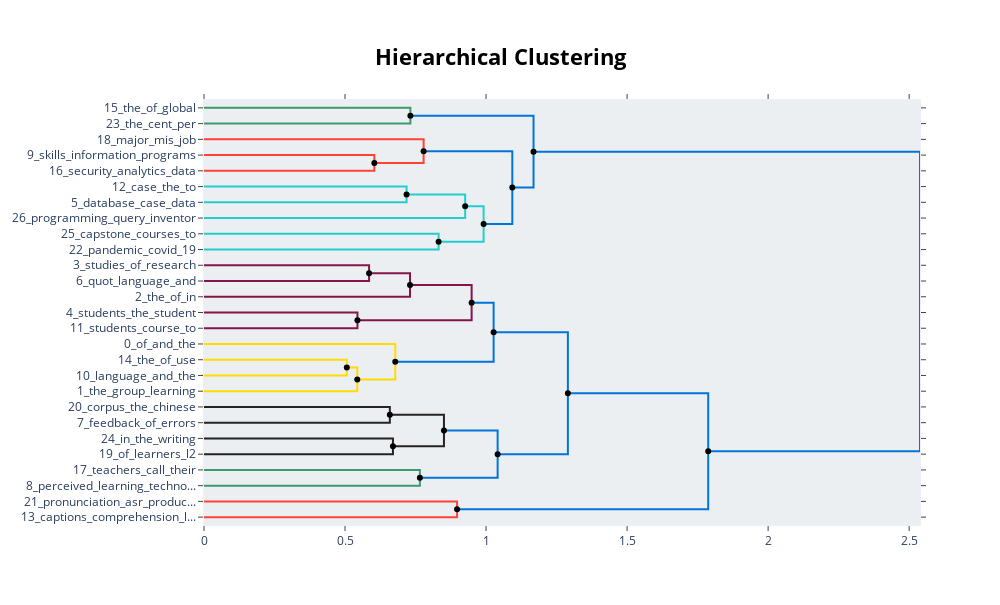

Source (notebook cell):
### Code cell
hierarchical_topics = model.hierarchical_topics(docs)
model.visualize_hierarchy(hierarchical_topics=hierarchical_topics)

### Figure 1 — Plotly figure (JSON) as saved in the notebook; plotly's stock layout.template omitted (floating-point values rounded to 4 significant figures)
{"data": [{"hoverinfo": "text", "marker": {"color": "rgb(61,153,112)"}, "mode": "lines", "text": ["corpus_the_chinese_writing_dictionary", "", "", "feedback_of_errors_the_to"], "type": "scatter", "x": [0, 0.7317, 0.7317, 0], "xaxis": "x", "y": [-5, -5, -15, -15], "yaxis": "y"}, {"hoverinfo": "text", "marker": {"color": "rgb(255,65,54)"}, "mode": "lines", "text": ["of_the_corpus_writing_to", "", "", "pronunciation_asr_production_the_tts"], "type": "scatter", "x": [0, 0.6039, 0.6039, 0], "xaxis": "x", "y": [-35, -35, -45, -45], "yaxis": "y"}, {"hoverinfo": "text", "marker": {"color": "rgb(255,65,54)"}, "mode": "lines", "text": ["captions_comprehension_listening_vocabulary_video", "", "", "the_of_corpus_to_in"], "type": "scatter", "x": [0, 0.7786, 0.7786, 0.6039], "xaxis": "x", "y": [-25, -25, -40, -40], "yaxis": "y"}, {"hoverinfo": "text", "marker": {"color": "rgb(35,205,205)"}, "mode": "lines", "text": ["quot_language_and_in_the", "", "", "studies_of_research_the_language"], "type": "scatter", "x": [0, 0.7182, 0.7182, 0], "xaxis": "x", "y": [-55, -55, -65, -65], "yaxis": "y"}, {"hoverinfo": "text", "marker": {"color": "rgb(35,205,205)"}, "mode": "lines", "text": ["the_group_learning_in_and", "", "", "the_of_use_teachers_students"], "type": "scatter", "x": [0.7182, 0.9259, 0.9259, 0], "xaxis": "x", "y": [-60, -60, -75, -75], "yaxis": "y"}, {"hoverinfo": "text", "marker": {"color": "rgb(35,205,205)"}, "mode": "lines", "text": ["of_and_the_in_language", "", "", "language_and_the_english_in"], "type": "scatter", "x": [0, 0.8318, 0.8318, 0], "xaxis": "x", "y": [-85, -85, -95, -95], "yaxis": "y"}, {"hoverinfo": "text", "marker": {"color": "rgb(35,205,205)"}, "mode": "lines", "text": ["the_group_in_learning_and", "", "", "of_and_the_language_in"], "type": "scatter", "x": [0.9259, 0.9913, 0.9913, 0.8318], "xaxis": "x", "y": [-67.5, -67.5, -90, -90], "yaxis": "y"}, {"hoverinfo": "text", "marker": {"color": "rgb(0,116,217)"}, "mode": "lines", "text": ["the_and_of_in_language", "", "", "in_the_writing_feedback_to"], "type": "scatter", "x": [0.7786, 1.093, 1.093, 0.9913], "xaxis": "x", "y": [-32.5, -32.5, -78.75, -78.75], "yaxis": "y"}, {"hoverinfo": "text", "marker": {"color": "rgb(0,116,217)"}, "mode": "lines", "text": ["of_learners_l2_da_the", "", "", "the_and_of_in_language"], "type": "scatter", "x": [0.7317, 1.168, 1.168, 1.093], "xaxis": "x", "y": [-10, -10, -55.62, -55.62], "yaxis": "y"}, {"hoverinfo": "text", "marker": {"color": "rgb(133,20,75)"}, "mode": "lines", "text": ["the_of_and_in_language", "", "", "teachers_call_their_language_teacher"], "type": "scatter", "x": [0, 0.5853, 0.5853, 0], "xaxis": "x", "y": [-105, -105, -115, -115], "yaxis": "y"}, {"hoverinfo": "text", "marker": {"color": "rgb(133,20,75)"}, "mode": "lines", "text": ["language_studies_of_and_the", "", "", "the_of_and_in_language"], "type": "scatter", "x": [0.5853, 0.7304, 0.7304, 0], "xaxis": "x", "y": [-110, -110, -125, -125], "yaxis": "y"}, {"hoverinfo": "text", "marker": {"color": "rgb(133,20,75)"}, "mode": "lines", "text": ["the_of_and_to_captions", "", "", "the_of_and_in_language"], "type": "scatter", "x": [0, 0.544, 0.544, 0], "xaxis": "x", "y": [-135, -135, -145, -145], "yaxis": "y"}, {"hoverinfo": "text", "marker": {"color": "rgb(133,20,75)"}, "mode": "lines", "text": ["perceived_learning_technology_the_of", "", "", "the_cent_per_of_internet"], "type": "scatter", "x": [0.7304, 0.9488, 0.9488, 0.544], "xaxis": "x", "y": [-117.5, -117.5, -140, -140], "yaxis": "y"}, {"hoverinfo": "text", "marker": {"color": "rgb(255,220,0)"}, "mode": "lines", "text": ["the_of_global_and_purpose", "", "", "the_of_in_and_is"], "type": "scatter", "x": [0, 0.5063, 0.5063, 0], "xaxis": "x", "y": [-165, -165, -175, -175], "yaxis": "y"}, {"hoverinfo": "text", "marker": {"color": "rgb(255,220,0)"}, "mode": "lines", "text": ["perceived_the_of_use_and", "", "", "the_of_and_in_is"], "type": "scatter", "x": [0.5063, 0.5435, 0.5435, 0], "xaxis": "x", "y": [-170, -170, -185, -185], "yaxis": "y"}, {"hoverinfo": "text", "marker": {"color": "rgb(255,220,0)"}, "mode": "lines", "text": ["skills_information_programs_is_systems", "", "", "security_analytics_data_organizations_is"], "type": "scatter", "x": [0, 0.6781, 0.6781, 0.5435], "xaxis": "x", "y": [-155, -155, -177.5, -177.5], "yaxis": "y"}, {"hoverinfo": "text", "marker": {"color": "rgb(0,116,217)"}, "mode": "lines", "text": ["major_mis_job_the_of", "", "", "analytics_information_skills_is_the"], "type": "scatter", "x": [0.9488, 1.027, 1.027, 0.6781], "xaxis": "x", "y": [-128.8, -128.8, -166.2, -166.2], "yaxis": "y"}, {"hoverinfo": "text", "marker": {"color": "rgb(40,35,35)"}, "mode": "lines", "text": ["case_the_to_business_organization", "", "", "database_case_data_and_the"], "type": "scatter", "x": [0, 0.6589, 0.6589, 0], "xaxis": "x", "y": [-195, -195, -205, -205], "yaxis": "y"}, {"hoverinfo": "text", "marker": {"color": "rgb(40,35,35)"}, "mode": "lines", "text": ["students_course_to_agile_the", "", "", "students_the_student_and_to"], "type": "scatter", "x": [0, 0.6699, 0.6699, 0], "xaxis": "x", "y": [-215, -215, -225, -225], "yaxis": "y"}, {"hoverinfo": "text", "marker": {"color": "rgb(40,35,35)"}, "mode": "lines", "text": ["capstone_courses_to_and_program", "", "", "students_the_to_course_and"], "type": "scatter", "x": [0.6589, 0.8507, 0.8507, 0.6699], "xaxis": "x", "y": [-200, -200, -220, -220], "yaxis": "y"}, {"hoverinfo": "text", "marker": {"color": "rgb(61,153,112)"}, "mode": "lines", "text": ["students_to_the_and_course", "", "", "pandemic_covid_19_the_online"], "type": "scatter", "x": [0, 0.7653, 0.7653, 0], "xaxis": "x", "y": [-235, -235, -245, -245], "yaxis": "y"}, {"hoverinfo": "text", "marker": {"color": "rgb(0,116,217)"}, "mode": "lines", "text": ["programming_query_inventor_courses_we", "", "", "students_to_the_and_of"], "type": "scatter", "x": [0.8507, 1.041, 1.041, 0.7653], "xaxis": "x", "y": [-210, -210, -240, -240], "yaxis": "y"}, {"hoverinfo": "text", "marker": {"color": "rgb(0,116,217)"}, "mode": "lines", "text": ["case_database_the_to_business", "", "", "students_to_the_and_of"], "type": "scatter", "x": [1.027, 1.29, 1.29, 1.041], "xaxis": "x", "y": [-147.5, -147.5, -225, -225], "yaxis": "y"}, {"hoverinfo": "text", "marker": {"color": "rgb(255,65,54)"}, "mode": "lines", "text": ["information_is_the_to_of", "", "", "the_to_and_students_of"], "type": "scatter", "x": [0, 0.8973, 0.8973, 0], "xaxis": "x", "y": [-255, -255, -265, -265], "yaxis": "y"}, {"hoverinfo": "text", "marker": {"color": "rgb(0,116,217)"}, "mode": "lines", "text": ["the_of_and_in_to", "", "", "the_to_and_of_in"], "type": "scatter", "x": [1.29, 1.788, 1.788, 0.8973], "xaxis": "x", "y": [-186.2, -186.2, -260, -260], "yaxis": "y"}, {"hoverinfo": "text", "marker": {"color": "rgb(0,116,217)"}, "mode": "lines", "text": ["the_of_and_in_language", "", "", "the_of_to_and_in"], "type": "scatter", "x": [1.168, 2.538, 2.538, 1.788], "xaxis": "x", "y": [-32.81, -32.81, -223.1, -223.1], "yaxis": "y"}, {"hoverinfo": "text", "hovertext": ["the_group_learning_in_and", "the_group_in_learning_and", "the_and_of_in_language", "of_learners_l2_da_the", "language_studies_of_and_the", "perceived_learning_technology_the_of", "perceived_the_of_use_and", "major_mis_job_the_of", "capstone_courses_to_and_program", "programming_query_inventor_courses_we", "case_database_the_to_business", "the_of_and_in_to", "the_of_and_in_language"], "marker": {"color": "black"}, "mode": "markers", "showlegend": false, "type": "scatter", "x": [0.7182, 0.9259, 0.7786, 0.7317, 0.5853, 0.7304, 0.5063, 0.9488, 0.6589, 0.8507, 1.027, 1.29, 1.168], "y": [-60, -67.5, -32.5, -10, -110, -117.5, -170, -128.8, -200, -210, -147.5, -186.2, -32.81]}, {"hoverinfo": "text", "hovertext": ["the_of_corpus_to_in", "of_and_the_language_in", "in_the_writing_feedback_to", "the_and_of_in_language", "the_cent_per_of_internet", "security_analytics_data_organizations_is", "analytics_information_skills_is_the", "students_the_to_course_and", "students_to_the_and_of", "students_to_the_and_of", "the_to_and_of_in", "the_of_to_and_in"], "marker": {"color": "black"}, "mode": "markers", "showlegend": false, "type": "scatter", "x": [0.6039, 0.8318, 0.9913, 1.093, 0.544, 0.5435, 0.6781, 0.6699, 0.7653, 1.041, 0.8973, 1.788], "y": [-40, -90, -78.75, -55.62, -140, -177.5, -166.2, -220, -240, -225, -260, -223.1]}], "layout": {"autosize": false, "height": 605, "hoverlabel": {"bgcolor": "white", "font": {"family": "Rockwell", "size": 16}}, "hovermode": "closest", "plot_bgcolor": "#ECEFF1", "showlegend": false, "title": {"font": {"color": "Black", "size": 22}, "text": "<b>Hierarchical Clustering</b>", "x": 0.5, "xanchor": "center", "yanchor": "top"}, "width": 1000, "xaxis": {"mirror": "allticks", "rangemode": "tozero", "showgrid": false, "showline": true, "showticklabels": true, "ticks": "outside", "type": "linear", "zeroline": false}, "yaxis": {"mirror": "allticks", "range": [-270, 0], "rangemode": "tozero", "showgrid": false, "showline": true, "showticklabels": true, "tickmode": "array", "ticks": "outside", "ticktext": ["15_the_of_global", "23_the_cent_per", "18_major_mis_job", "9_skills_information_programs", "16_security_analytics_data", "12_case_the_to", "5_database_case_data", "26_programming_query_inventor", "25_capstone_courses_to", "22_pandemic_covid_19", "3_studies_of_research", "6_quot_language_and", "2_the_of_in", "4_students_the_student", "11_students_course_to", "0_of_and_the", "14_the_of_use", "10_language_and_the", "1_the_group_learning", "20_corpus_the_chinese", "7_feedback_of_errors", "24_in_the_writing", "19_of_learners_l2", "17_teachers_call_their", "8_perceived_learning_techno...", "21_pronunciation_asr_produc...", "13_captions_comprehension_l..."], "tickvals": [-5, -15, -25, -35, -45, -55, -65, -75, -85, -95, -105, -115, -125, -135, -145, -155, -165, -175, -185, -195, -205, -215, -225, -235, -245, -255, -265], "type": "linear", "zeroline": false}}}
